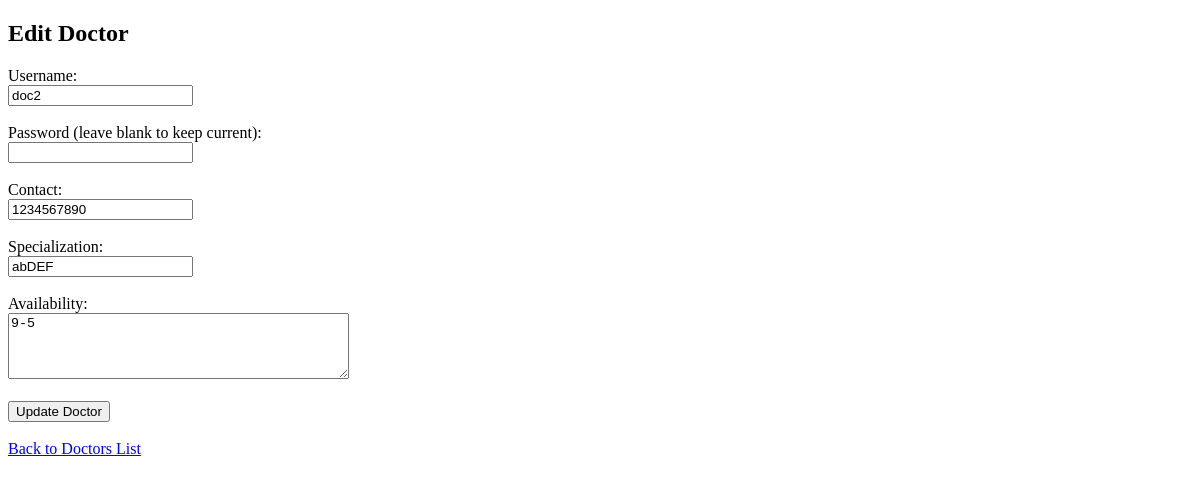
/admin/edit_doctor/2 (signed in), run on an earlier commit of the app's database.
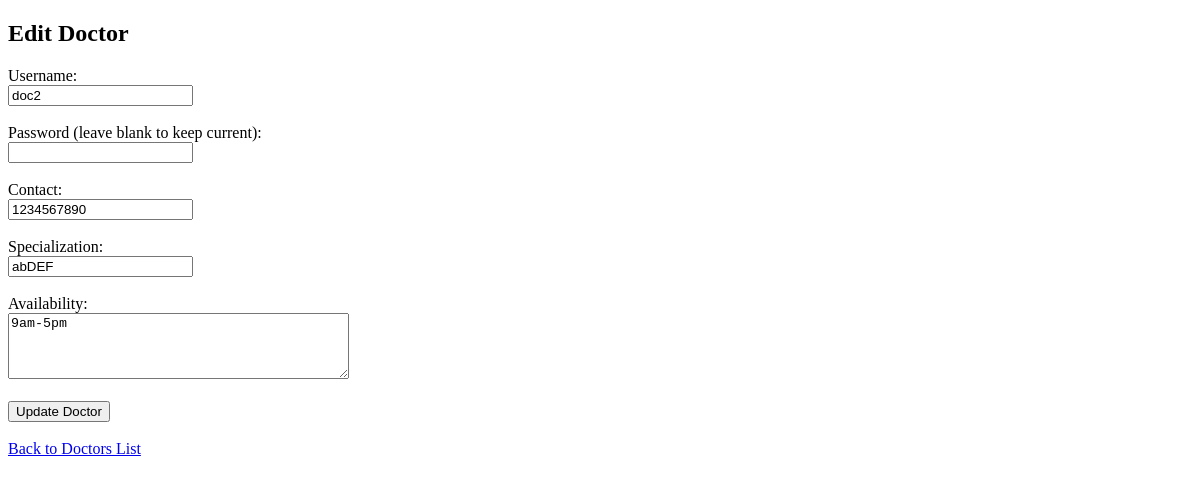
And on a later commit of the database.
### app.py (models this page shows, shortened)
class Doctor(db.Model):
    __tablename__ = 'doctor'
    id = db.Column(db.Integer, primary_key=True, autoincrement=True)
    user_id = db.Column(db.Integer, db.ForeignKey('user.id'), nullable=False)
    specialization = db.Column(db.String(100), nullable=False)
    availability = db.Column(db.String(255), nullable=True)
    user = db.relationship('User', backref='doctor')

### app.py (the view, shortened to what this page needs)
@app.route('/admin/edit_doctor/<int:doctor_id>', methods=['GET', 'POST'])
def edit_doc(doctor_id):
    if 'user_id' not in session or session.get('role') != 'admin':
        flash('Access denied', 'error')
        return redirect(url_for('login'))
    doctor = Doctor.query.get_or_404(doctor_id)
    return render_template('edit_doc.html', doctor=doctor)

### templates/edit_doc.html (shortened to what this page needs)
<!DOCTYPE html>
<html>
<head>
</head>
<body>
    <h2>Edit Doctor</h2>
    <form method="POST">
        <label>Username:</label><br>
        <input type="text" name="username" value="{{ doctor.user.username }}" required><br><br>
        <label>Password (leave blank to keep current):</label><br>
        <input type="password" name="password"><br><br>
        <label>Contact:</label><br>
        <input type="text" name="contact" value="{{ doctor.user.contact }}"><br><br>
        <label>Specialization:</label><br>
        <input type="text" name="specialization" value="{{ doctor.specialization }}" required><br><br>
        <label>Availability:</label><br>
        <textarea name="availability" rows="4" cols="40">{{ doctor.availability }}</textarea><br><br>
        <input type="submit" value="Update Doctor">
    </form>
    <br>
    <a href="{{ url_for('view_doc') }}">Back to Doctors List</a>
</body>
</html>

What changed in the data, as far as the page shows it:
changed Doctor "abDEF": availability "9-5" → "9am-5pm"
